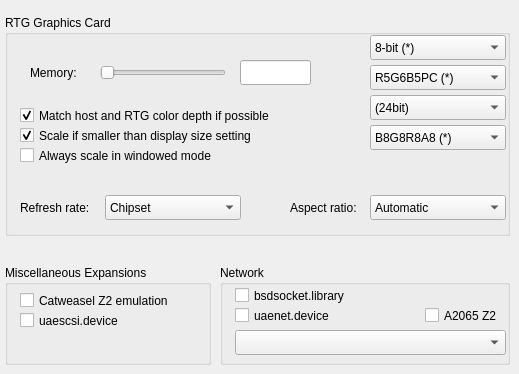
      <widget class="QWidget" name="tab_14">
       <attribute name="title">
        <string>Expansions</string>
       </attribute>
       <widget class="QGroupBox" name="groupBox_54">
        <property name="geometry">
         <rect>
          <x>5</x>
          <y>15</y>
          <width>505</width>
          <height>221</height>
         </rect>
        </property>
        <property name="title">
         <string>RTG Graphics Card</string>
        </property>
        <widget class="QComboBox" name="IDC_RTG_8BIT">
         <property name="geometry">
          <rect>
           <x>365</x>
           <y>20</y>
           <width>136</width>
           <height>25</height>
          </rect>
         </property>
         <item>
          <property name="text">
           <string>8-bit (*)</string>
          </property>
         </item>
        </widget>
        <widget class="QComboBox" name="IDC_RTG_16BIT">
         <property name="geometry">
          <rect>
           <x>365</x>
           <y>50</y>
           <width>136</width>
           <height>25</height>
          </rect>
         </property>
         <item>
          <property name="text">
           <string>R5G6B5PC (*)</string>
          </property>
         </item>
        </widget>
        <widget class="QComboBox" name="IDC_RTG_32BIT">
         <property name="geometry">
          <rect>
           <x>365</x>
           <y>110</y>
           <width>136</width>
           <height>25</height>
          </rect>
         </property>
         <item>
          <property name="text">
           <string>B8G8R8A8 (*)</string>
          </property>
         </item>
        </widget>
        <widget class="QComboBox" name="IDC_RTG_24BIT">
         <property name="geometry">
          <rect>
           <x>365</x>
           <y>80</y>
           <width>136</width>
           <height>25</height>
          </rect>
         </property>
         <item>
          <property name="text">
           <string>(24bit)</string>
          </property>
         </item>
        </widget>
        <widget class="QComboBox" name="IDC_RTG_SCALE_ASPECTRATIO">
         <property name="geometry">
          <rect>
           <x>365</x>
           <y>180</y>
           <width>136</width>
           <height>25</height>
          </rect>
         </property>
         <item>
          <property name="text">
           <string>Automatic</string>
          </property>
         </item>
        </widget>
        <widget class="QLabel" name="label_aspratio">
         <property name="geometry">
          <rect>
           <x>285</x>
           <y>185</y>
           <width>81</width>
           <height>15</height>
          </rect>
         </property>
         <property name="text">
          <string>Aspect ratio:</string>
         </property>
        </widget>
        <widget class="QLabel" name="label_vbl">
         <property name="geometry">
          <rect>
           <x>15</x>
           <y>185</y>
           <width>81</width>
           <height>15</height>
          </rect>
         </property>
         <property name="text">
          <string>Refresh rate:</string>
         </property>
        </widget>
        <widget class="QComboBox" name="IDC_RTG_VBLANKRATE">
         <property name="geometry">
          <rect>
           <x>100</x>
           <y>180</y>
           <width>136</width>
           <height>25</height>
          </rect>
         </property>
         <item>
          <property name="text">
           <string>Chipset</string>
          </property>
         </item>
        </widget>
        <widget class="QCheckBox" name="IDC_RTG_MATCH_DEPTH">
         <property name="geometry">
          <rect>
           <x>15</x>
           <y>90</y>
           <width>286</width>
           <height>21</height>
          </rect>
         </property>
         <property name="text">
          <string>Match host and RTG color depth if possible</string>
         </property>
         <property name="checked">
          <bool>true</bool>
         </property>
        </widget>
        <widget class="QCheckBox" name="IDC_RTG_SCALE">
         <property name="geometry">
          <rect>
           <x>15</x>
           <y>110</y>
           <width>271</width>
           <height>21</height>
          </rect>
         </property>
         <property name="text">
          <string>Scale if smaller than display size setting</string>
         </property>
         <property name="checked">
          <bool>true</bool>
         </property>
        </widget>
        <widget class="QCheckBox" name="IDC_RTG_SCALE_ALLOW">
         <property name="geometry">
          <rect>
           <x>15</x>
           <y>130</y>
           <width>236</width>
           <height>21</height>
          </rect>
         </property>
         <property name="text">
          <string>Always scale in windowed mode</string>
         </property>
        </widget>
        <widget class="QSlider" name="IDC_P96MEM">
         <property name="geometry">
          <rect>
           <x>95</x>
           <y>50</y>
           <width>126</width>
           <height>16</height>
          </rect>
         </property>
         <property name="orientation">
          <enum>Qt::Horizontal</enum>
         </property>
        </widget>
        <widget class="QLabel" name="label_rtgmem">
         <property name="geometry">
          <rect>
           <x>25</x>
           <y>50</y>
           <width>57</width>
           <height>15</height>
          </rect>
         </property>
         <property name="text">
          <string>Memory:</string>
         </property>
        </widget>
        <widget class="QLineEdit" name="IDC_P96RAM">
         <property name="geometry">
          <rect>
           <x>235</x>
           <y>45</y>
           <width>71</width>
           <height>25</height>
          </rect>
         </property>
         <property name="readOnly">
          <bool>true</bool>
         </property>
        </widget>
       </widget>
       <widget class="QGroupBox" name="groupBox_55">
        <property name="geometry">
         <rect>
          <x>5</x>
          <y>265</y>
          <width>206</width>
          <height>100</height>
         </rect>
        </property>
        <property name="title">
         <string>Miscellaneous Expansions</string>
        </property>
        <widget class="QCheckBox" name="IDC_CATWEASEL">
         <property name="geometry">
          <rect>
           <x>15</x>
           <y>25</y>
           <width>181</width>
           <height>21</height>
          </rect>
         </property>
         <property name="text">
          <string>Catweasel Z2 emulation</string>
         </property>
        </widget>
        <widget class="QCheckBox" name="IDC_SCSIDEVICE">
         <property name="geometry">
          <rect>
           <x>15</x>
           <y>45</y>
           <width>176</width>
           <height>21</height>
          </rect>
         </property>
         <property name="text">
          <string>uaescsi.device</string>
         </property>
        </widget>
       </widget>
       <widget class="QGroupBox" name="groupBox_56">
        <property name="geometry">
         <rect>
          <x>220</x>
          <y>265</y>
          <width>290</width>
          <height>100</height>
         </rect>
        </property>
        <property name="title">
         <string>Network</string>
        </property>
        <widget class="QCheckBox" name="IDC_SOCKETS">
         <property name="geometry">
          <rect>
           <x>15</x>
           <y>20</y>
           <width>140</width>
           <height>21</height>
          </rect>
         </property>
         <property name="text">
          <string>bsdsocket.library</string>
         </property>
        </widget>
        <widget class="QCheckBox" name="IDC_SANA2">
         <property name="geometry">
          <rect>
           <x>15</x>
           <y>40</y>
           <width>151</width>
           <height>21</height>
          </rect>
         </property>
         <property name="text">
          <string>uaenet.device</string>
         </property>
        </widget>
        <widget class="QCheckBox" name="IDC_A2065">
         <property name="geometry">
          <rect>
           <x>205</x>
           <y>40</y>
           <width>84</width>
           <height>21</height>
          </rect>
         </property>
         <property name="text">
          <string>A2065 Z2</string>
         </property>
        </widget>
        <widget class="QComboBox" name="IDC_NETDEVICE">
         <property name="geometry">
          <rect>
           <x>15</x>
           <y>65</y>
           <width>271</width>
           <height>25</height>
          </rect>
         </property>
        </widget>
       </widget>
      </widget>
